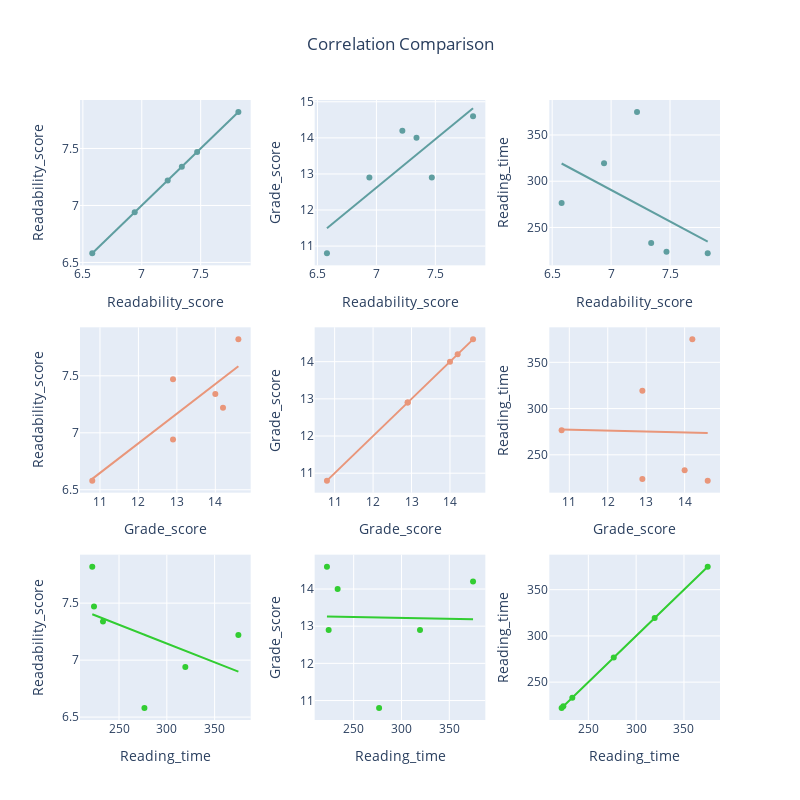

Notebook source saved alongside this figure:
### Markdown cell above
From the graph we can see that the social media websites score quite high in readability score with the lowest value going to Pinterest at 6.58 and the highest value going to TikTok at 7.82.

We can see from the graph below that TikTok's privacy policy takes the least time to read but still ranks as one of the highest for grade trace as well as readablity score. Meabwhile, Twitter has the longest reading time yet its reading score and grade trace is comparable to TikTok.

We can look at the realtionship between reading score, grade trace, and reading time more in depth by investigating the correlations between these three variables in the code below.

### Code cell
def create_correlation_graph(df):
    variables = ["Readability_score", "Grade_score", "Reading_time"]
    colors=["cadetblue", "darksalmon", "limegreen"]
    
    fig = make_subplots(rows=3, cols=3, horizontal_spacing = 0.1)
    
    def create_empty_dataframe():
        return pd.DataFrame()

    start_no = 0
    global col_no
    col_no = 1
    row_no = 1
    while row_no < 4:
        col_no = 1
        for variable in variables:
            slope,y_int=np.polyfit(df[variables[start_no]], df[variable], 1)
            df_slope = create_empty_dataframe()
            df_slope["Best_fit"] = slope * df[variables[start_no]] + y_int
            
            fig.add_trace(go.Scatter(x=df[variables[start_no]], y=df[variable], mode='markers',
                                     marker={"color":colors[start_no]}, 
                                     hovertemplate="%{x}" + "," + " %{y}" + "<extra></extra>"), 
                          row=row_no, col=col_no)
            fig.add_trace(go.Scatter(x=df[variables[start_no]], y=df_slope["Best_fit"], mode="lines",
                                    marker={"color":colors[start_no]}, name="Line of Best Fit", hoverlabel = dict(namelength = 20)), 
                          row=row_no, col=col_no)
            fig.update_xaxes(title_text=variables[start_no], row=row_no, col=col_no)
            fig.update_yaxes(title_text=variable, row=row_no, col=col_no)
            
            if col_no != 3:
                col_no += 1
                
        row_no += 1
        start_no += 1


    fig.update_layout(height=800, width=800, showlegend=False, title={"text":"Correlation Comparison",
                                                                      "x":0.5})
    fig.show()
        
create_correlation_graph(policy_df)

### Figure 1 — Plotly figure (JSON) as saved in the notebook; plotly's stock layout.template omitted (floating-point values rounded to 4 significant figures)
{"data": [{"hovertemplate": "%{x}, %{y}<extra></extra>", "marker": {"color": "cadetblue"}, "mode": "markers", "type": "scatter", "x": [7.82, 7.22, 6.94, 7.34, 7.47, 6.58], "xaxis": "x", "y": [7.82, 7.22, 6.94, 7.34, 7.47, 6.58], "yaxis": "y"}, {"hoverlabel": {"namelength": 20}, "marker": {"color": "cadetblue"}, "mode": "lines", "name": "Line of Best Fit", "type": "scatter", "x": [7.82, 7.22, 6.94, 7.34, 7.47, 6.58], "xaxis": "x", "y": [7.82, 7.22, 6.94, 7.34, 7.47, 6.58], "yaxis": "y"}, {"hovertemplate": "%{x}, %{y}<extra></extra>", "marker": {"color": "cadetblue"}, "mode": "markers", "type": "scatter", "x": [7.82, 7.22, 6.94, 7.34, 7.47, 6.58], "xaxis": "x2", "y": [14.6, 14.2, 12.9, 14, 12.9, 10.8], "yaxis": "y2"}, {"hoverlabel": {"namelength": 20}, "marker": {"color": "cadetblue"}, "mode": "lines", "name": "Line of Best Fit", "type": "scatter", "x": [7.82, 7.22, 6.94, 7.34, 7.47, 6.58], "xaxis": "x2", "y": [14.82, 13.21, 12.46, 13.53, 13.88, 11.49], "yaxis": "y2"}, {"hovertemplate": "%{x}, %{y}<extra></extra>", "marker": {"color": "cadetblue"}, "mode": "markers", "type": "scatter", "x": [7.82, 7.22, 6.94, 7.34, 7.47, 6.58], "xaxis": "x3", "y": [222.0, 374.9, 319.4, 233.2, 223.8, 276.6], "yaxis": "y3"}, {"hoverlabel": {"namelength": 20}, "marker": {"color": "cadetblue"}, "mode": "lines", "name": "Line of Best Fit", "type": "scatter", "x": [7.82, 7.22, 6.94, 7.34, 7.47, 6.58], "xaxis": "x3", "y": [234.7, 275.6, 294.6, 267.4, 258.5, 319.2], "yaxis": "y3"}, {"hovertemplate": "%{x}, %{y}<extra></extra>", "marker": {"color": "darksalmon"}, "mode": "markers", "type": "scatter", "x": [14.6, 14.2, 12.9, 14, 12.9, 10.8], "xaxis": "x4", "y": [7.82, 7.22, 6.94, 7.34, 7.47, 6.58], "yaxis": "y4"}, {"hoverlabel": {"namelength": 20}, "marker": {"color": "darksalmon"}, "mode": "lines", "name": "Line of Best Fit", "type": "scatter", "x": [14.6, 14.2, 12.9, 14, 12.9, 10.8], "xaxis": "x4", "y": [7.584, 7.48, 7.142, 7.428, 7.142, 6.595], "yaxis": "y4"}, {"hovertemplate": "%{x}, %{y}<extra></extra>", "marker": {"color": "darksalmon"}, "mode": "markers", "type": "scatter", "x": [14.6, 14.2, 12.9, 14, 12.9, 10.8], "xaxis": "x5", "y": [14.6, 14.2, 12.9, 14, 12.9, 10.8], "yaxis": "y5"}, {"hoverlabel": {"namelength": 20}, "marker": {"color": "darksalmon"}, "mode": "lines", "name": "Line of Best Fit", "type": "scatter", "x": [14.6, 14.2, 12.9, 14, 12.9, 10.8], "xaxis": "x5", "y": [14.6, 14.2, 12.9, 14.0, 12.9, 10.8], "yaxis": "y5"}, {"hovertemplate": "%{x}, %{y}<extra></extra>", "marker": {"color": "darksalmon"}, "mode": "markers", "type": "scatter", "x": [14.6, 14.2, 12.9, 14, 12.9, 10.8], "xaxis": "x6", "y": [222.0, 374.9, 319.4, 233.2, 223.8, 276.6], "yaxis": "y6"}, {"hoverlabel": {"namelength": 20}, "marker": {"color": "darksalmon"}, "mode": "lines", "name": "Line of Best Fit", "type": "scatter", "x": [14.6, 14.2, 12.9, 14, 12.9, 10.8], "xaxis": "x6", "y": [273.6, 274.0, 275.3, 274.2, 275.3, 277.4], "yaxis": "y6"}, {"hovertemplate": "%{x}, %{y}<extra></extra>", "marker": {"color": "limegreen"}, "mode": "markers", "type": "scatter", "x": [222.0, 374.9, 319.4, 233.2, 223.8, 276.6], "xaxis": "x7", "y": [7.82, 7.22, 6.94, 7.34, 7.47, 6.58], "yaxis": "y7"}, {"hoverlabel": {"namelength": 20}, "marker": {"color": "limegreen"}, "mode": "lines", "name": "Line of Best Fit", "type": "scatter", "x": [222.0, 374.9, 319.4, 233.2, 223.8, 276.6], "xaxis": "x7", "y": [7.403, 6.899, 7.082, 7.366, 7.397, 7.223], "yaxis": "y7"}, {"hovertemplate": "%{x}, %{y}<extra></extra>", "marker": {"color": "limegreen"}, "mode": "markers", "type": "scatter", "x": [222.0, 374.9, 319.4, 233.2, 223.8, 276.6], "xaxis": "x8", "y": [14.6, 14.2, 12.9, 14, 12.9, 10.8], "yaxis": "y8"}, {"hoverlabel": {"namelength": 20}, "marker": {"color": "limegreen"}, "mode": "lines", "name": "Line of Best Fit", "type": "scatter", "x": [222.0, 374.9, 319.4, 233.2, 223.8, 276.6], "xaxis": "x8", "y": [13.26, 13.18, 13.21, 13.25, 13.26, 13.23], "yaxis": "y8"}, {"hovertemplate": "%{x}, %{y}<extra></extra>", "marker": {"color": "limegreen"}, "mode": "markers", "type": "scatter", "x": [222.0, 374.9, 319.4, 233.2, 223.8, 276.6], "xaxis": "x9", "y": [222.0, 374.9, 319.4, 233.2, 223.8, 276.6], "yaxis": "y9"}, {"hoverlabel": {"namelength": 20}, "marker": {"color": "limegreen"}, "mode": "lines", "name": "Line of Best Fit", "type": "scatter", "x": [222.0, 374.9, 319.4, 233.2, 223.8, 276.6], "xaxis": "x9", "y": [222.0, 374.9, 319.4, 233.2, 223.8, 276.6], "yaxis": "y9"}], "layout": {"height": 800, "showlegend": false, "title": {"text": "Correlation Comparison", "x": 0.5}, "width": 800, "xaxis": {"anchor": "y", "domain": [0, 0.2667], "title": {"text": "Readability_score"}}, "xaxis2": {"anchor": "y2", "domain": [0.3667, 0.6333], "title": {"text": "Readability_score"}}, "xaxis3": {"anchor": "y3", "domain": [0.7333, 1], "title": {"text": "Readability_score"}}, "xaxis4": {"anchor": "y4", "domain": [0, 0.2667], "title": {"text": "Grade_score"}}, "xaxis5": {"anchor": "y5", "domain": [0.3667, 0.6333], "title": {"text": "Grade_score"}}, "xaxis6": {"anchor": "y6", "domain": [0.7333, 1], "title": {"text": "Grade_score"}}, "xaxis7": {"anchor": "y7", "domain": [0, 0.2667], "title": {"text": "Reading_time"}}, "xaxis8": {"anchor": "y8", "domain": [0.3667, 0.6333], "title": {"text": "Reading_time"}}, "xaxis9": {"anchor": "y9", "domain": [0.7333, 1], "title": {"text": "Reading_time"}}, "yaxis": {"anchor": "x", "domain": [0.7333, 1], "title": {"text": "Readability_score"}}, "yaxis2": {"anchor": "x2", "domain": [0.7333, 1], "title": {"text": "Grade_score"}}, "yaxis3": {"anchor": "x3", "domain": [0.7333, 1], "title": {"text": "Reading_time"}}, "yaxis4": {"anchor": "x4", "domain": [0.3667, 0.6333], "title": {"text": "Readability_score"}}, "yaxis5": {"anchor": "x5", "domain": [0.3667, 0.6333], "title": {"text": "Grade_score"}}, "yaxis6": {"anchor": "x6", "domain": [0.3667, 0.6333], "title": {"text": "Reading_time"}}, "yaxis7": {"anchor": "x7", "domain": [0, 0.2667], "title": {"text": "Readability_score"}}, "yaxis8": {"anchor": "x8", "domain": [0, 0.2667], "title": {"text": "Grade_score"}}, "yaxis9": {"anchor": "x9", "domain": [0, 0.2667], "title": {"text": "Reading_time"}}}}
